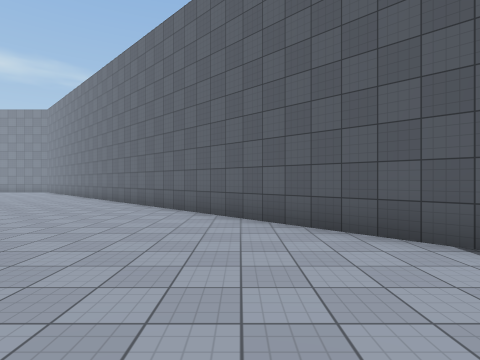
view 1 (above)

17 first-person views from a walk through a 3-D level made in the Unity game engine. The camera is 1.5 m above the floor, looks level and sees 80° across. The floor is counted in squares, 2 m on a side. Each view is taken from the middle of a square. On the plan, view 1 faces up. The plan holds only what a view shows up to about 10 squares ahead; the rest is blank. The place goes on beyond the plan. Surface patterns are stand-ins for the level's own textures.

view 2
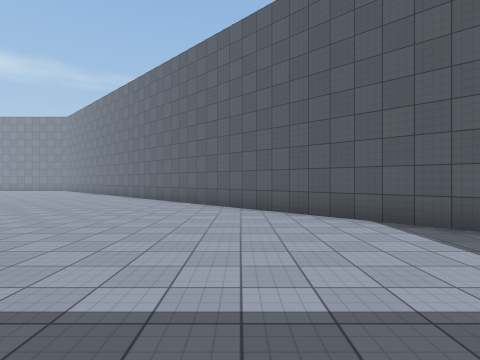

view 3
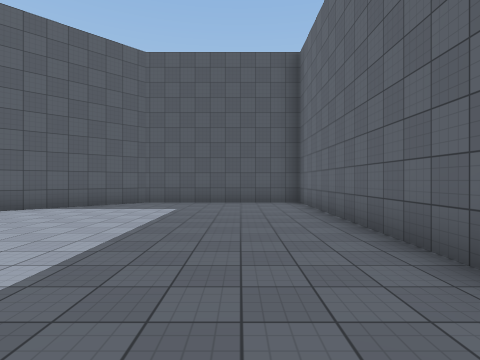

view 4
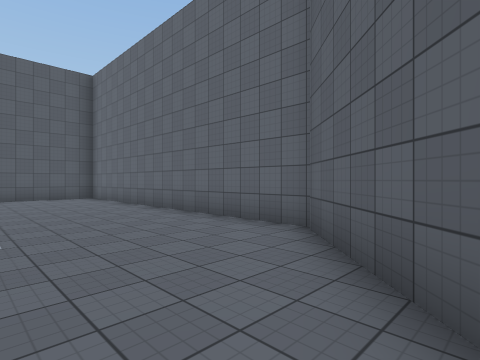

view 5
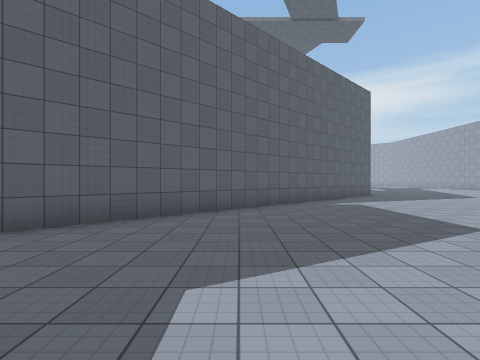

view 6
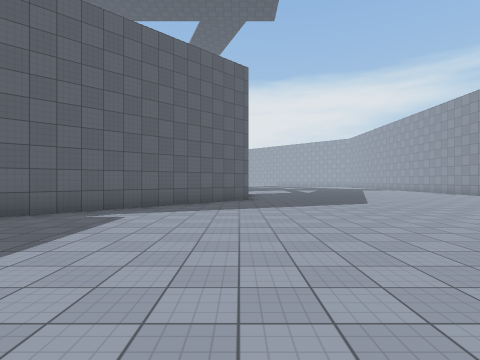

view 7
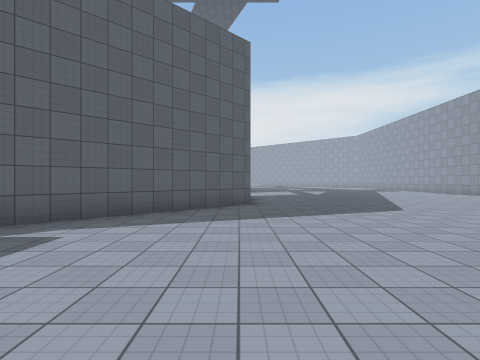

view 8
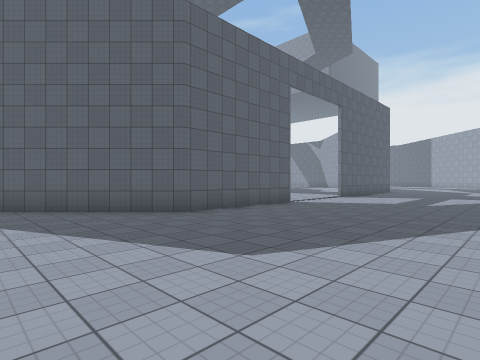

view 9
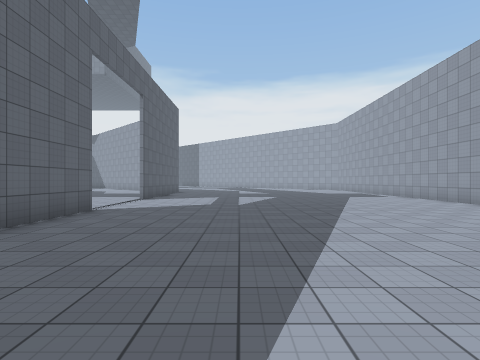

view 10
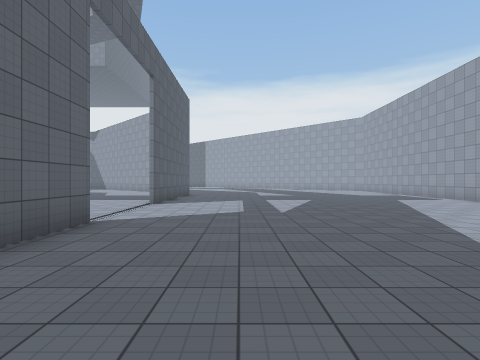

view 11
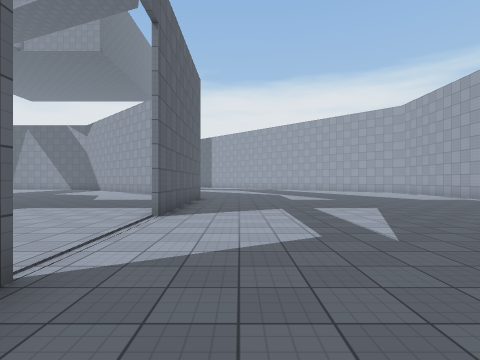

view 12
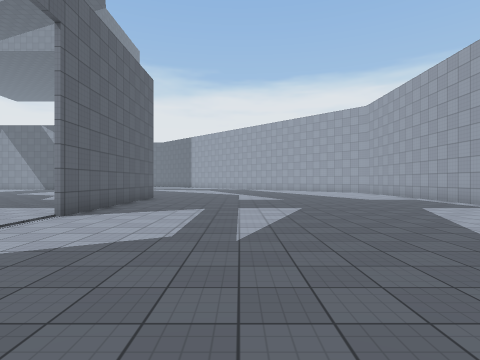

view 13
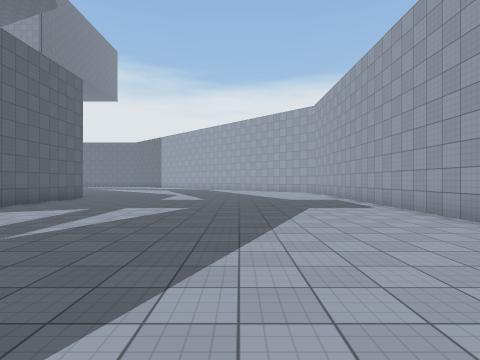

view 14
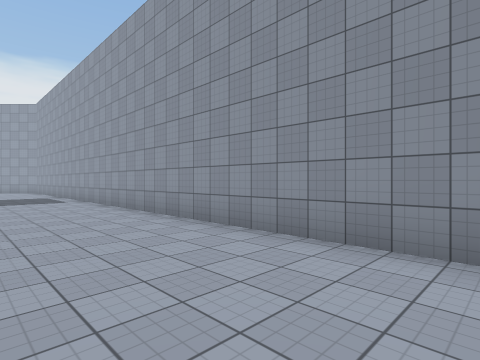

view 15
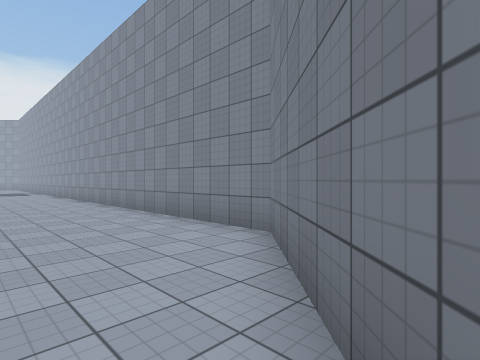

view 16
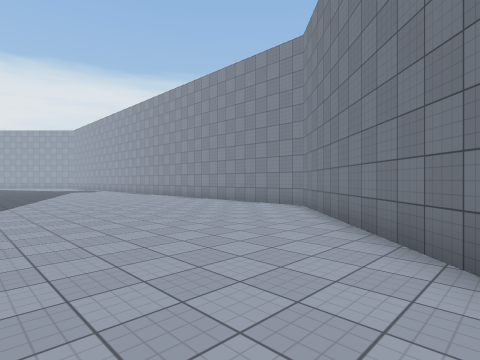

view 17
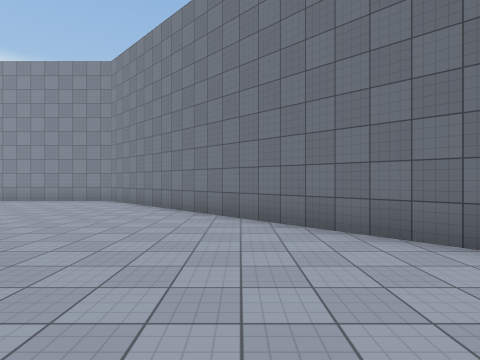

### Floor plan
Points are (right, up) in squares from view 1. A wall is a line through its corners. A room is listed if a view was taken in it or the views show most of it. See-through windows are left out.
Room 1 (views 1, 2, 3, 4, 5, 6, 7, 8, 9, 10, 11, 12, 13, 14, 15, 16, 17)
walls: (-20.1, 6.3) (-15.8, 6.3) (-5.5, -4) (4.5, -4) (4.5, 1.1) (-11.6, 17.2) (-28, 17.2); (-28, 6.3) (-23.9, 6.3)
ways out: opening at (-22, 6)

Positions as (right, up) in squares from view 1, and headings:
1: (0, 0), facing up
2: (0, -2), facing up
3: (-5, -2), facing right
4: (-8, 0), facing down-right
5: (-2, 0), facing left
6: (-5, 6), facing left
7: (-7, 6), facing left
8: (-12, 12), facing down-left
9: (-13, 10), facing left
10: (-15, 9), facing left
11: (-18, 8), facing left
12: (-18, 10), facing left
13: (-18, 13), facing left
14: (-15, 14), facing up-left
15: (-9, 14), facing up-left
16: (-7, 10), facing up-left
17: (-7, 7), facing up
